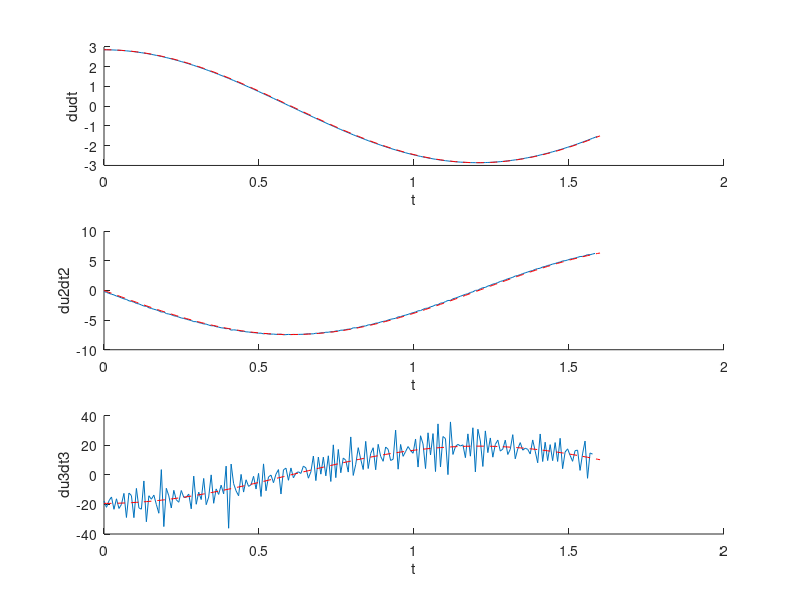

Here is the MATLAB script that generated this plot:
% ------------------------------------------------------
A     = 1.1; % fluorescence intensity units
omega = 2.6; % rad/s
A_0   = 0.01; % constant
noise = (1e-6); % defining noise as a parameter

u=@(t) A*sin(omega*t)+A_0;

tArray = linspace(0,1.6,200);
uArray = u(tArray); % an array of samples of u
% ------------------------------------------------------

% analytical solutions (in real life, we might not know these)
dudtExact      =  A*omega*cos(omega*tArray);
du2dt2Exact    = -A*omega^2*sin(omega*tArray);
du3dt3Exact    = -A*omega^3*cos(omega*tArray);

% Take the sample and add a bit of noise
 uObserved = u(tArray) + (noise)*randn(size(tArray));
 
%display(uObserved);

dudt = diff(uObserved)./diff(tArray); % first derivative
du2dt2 = diff(dudt)./diff(tArray(1:end-1)); % second derivative
du3dt3 = diff(du2dt2)./diff(tArray(1:end-2)); % third derivative

figure;
subplot(3,1,1); hold on;
plot(tArray(1:end-1), dudt);
plot(tArray, dudtExact, '--r');
xlabel('t');
ylabel('dudt');

subplot(3,1,2); hold on;
plot(tArray(1:end-2), du2dt2);
plot(tArray, du2dt2Exact, '--r');
xlabel('t');
ylabel('du2dt2');

subplot(3,1,3); hold on;
plot(tArray(1:end-3), du3dt3);
plot(tArray, du3dt3Exact, '--r');
xlabel('t');
ylabel('du3dt3');

if sum(abs(dudtExact(1:end-1)-dudt)./length(dudt))<0.1 
    display('true')
end

if sum(abs(du2dt2Exact(1:end-2)-du2dt2)./length(du2dt2))<0.1
    display('t')
end

if sum(abs(du3dt3Exact(1:end-3)-du3dt3)./length(du3dt3))<0.1
    display('tru')
end

